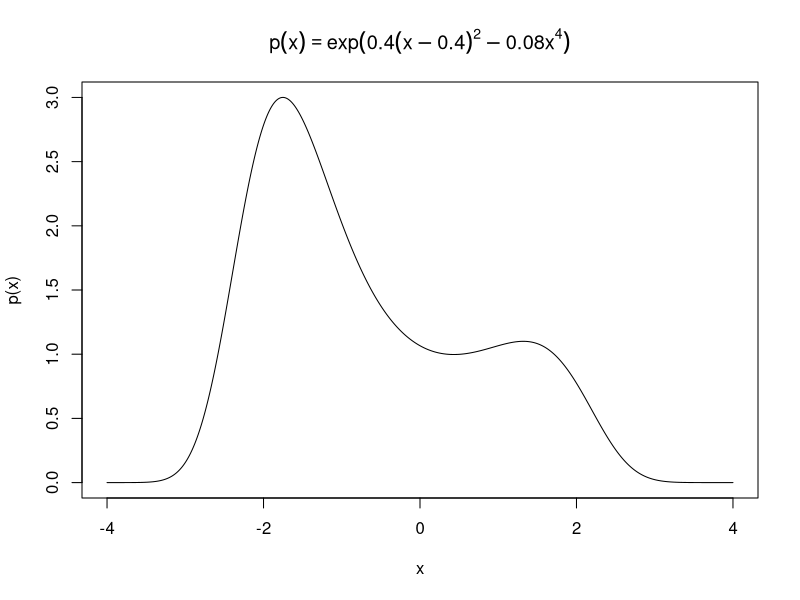
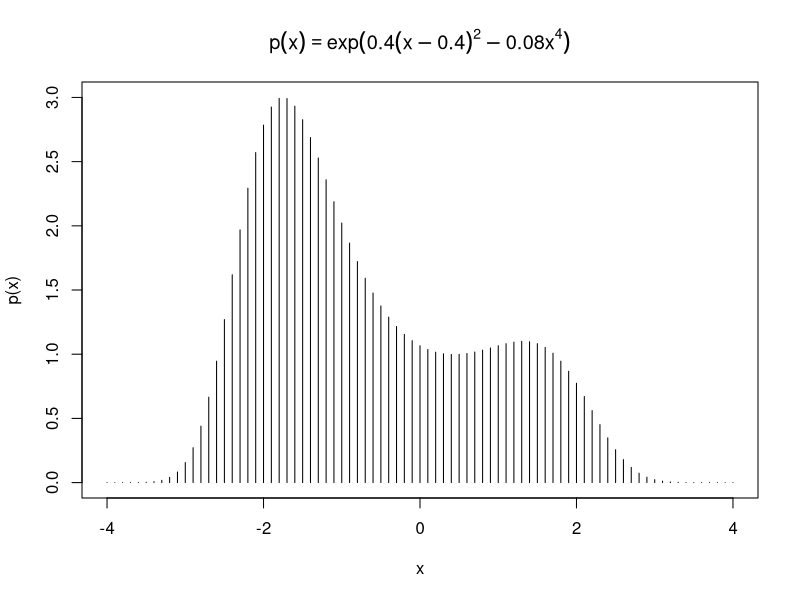
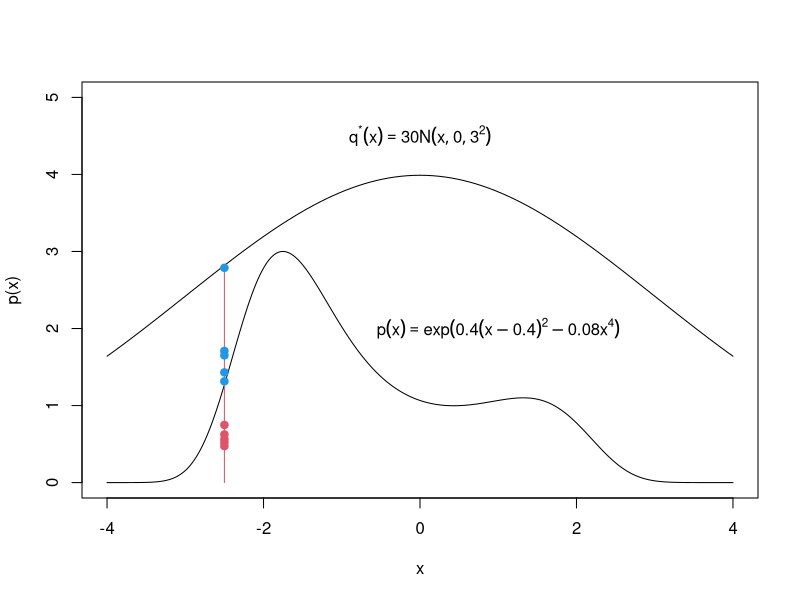
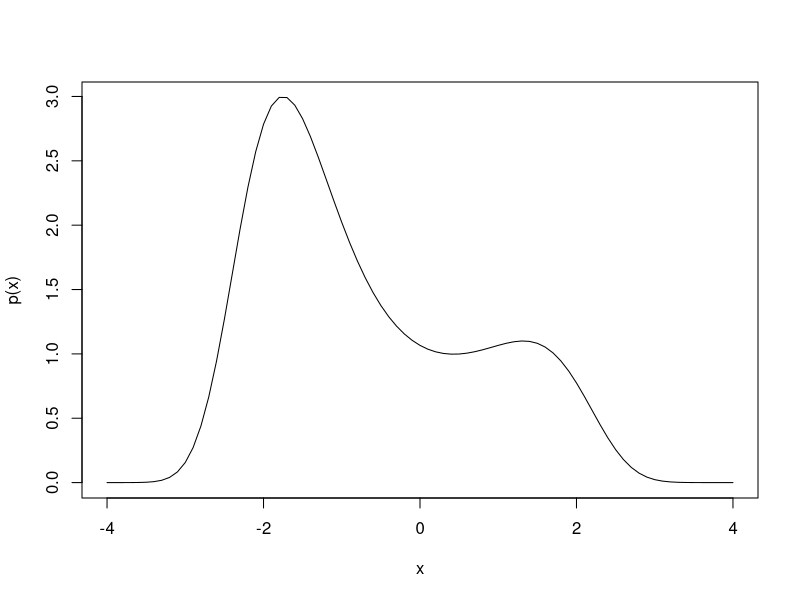
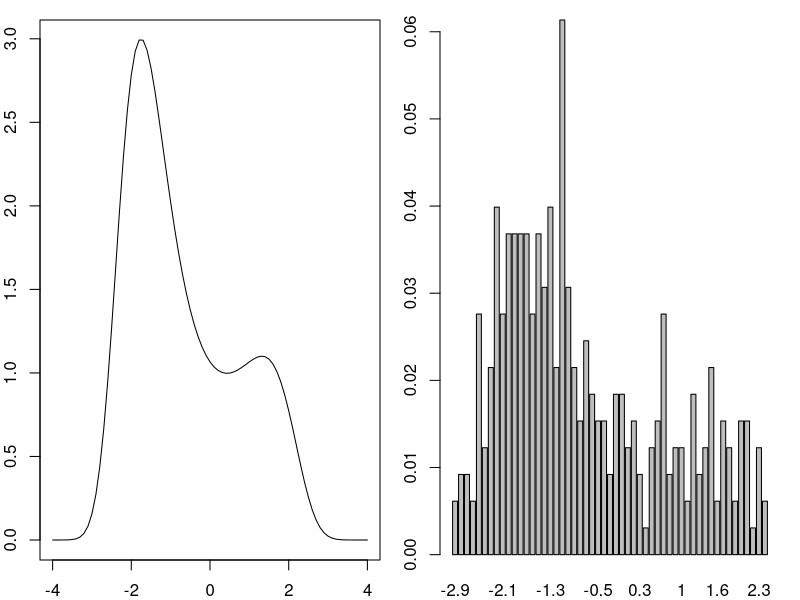
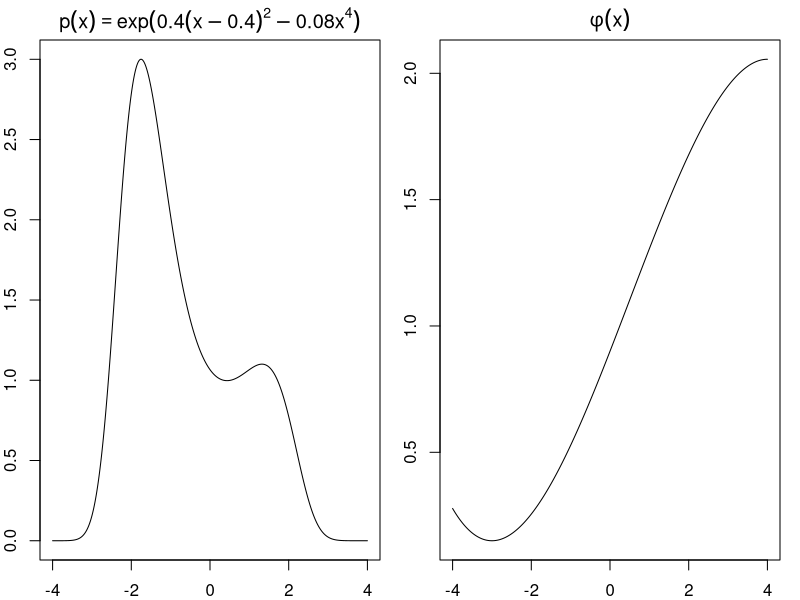
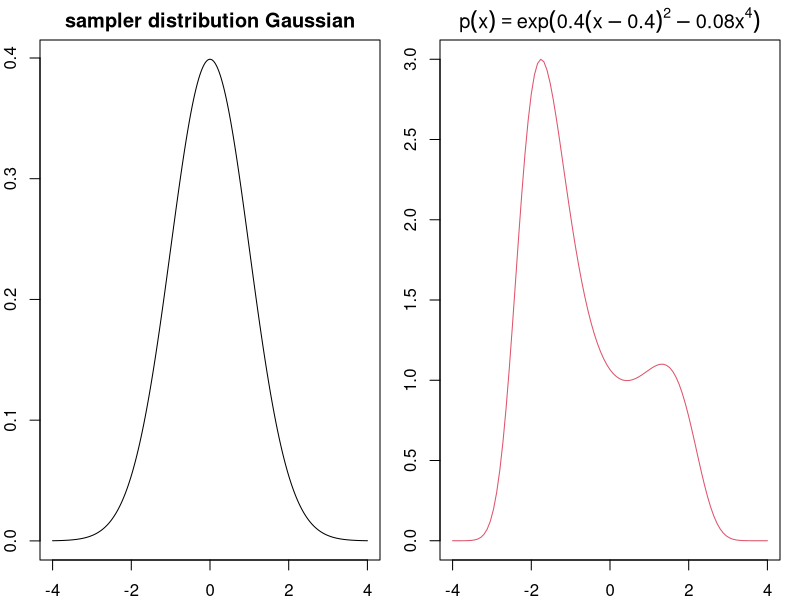
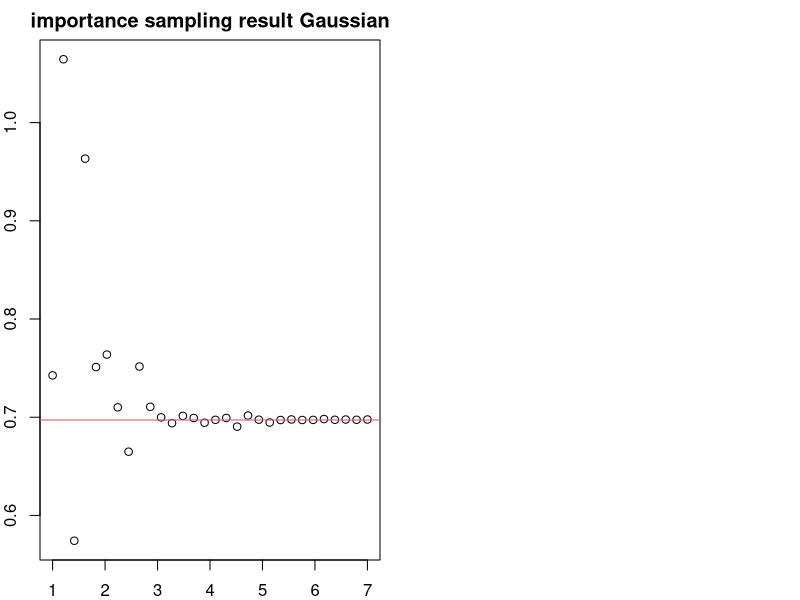

R code for these plots, in order: (Note: this script raises an error after producing the figures.)
#' ---
#' title: "Biostatistical Computing, PHC 6068"
#' subtitle: "Monte Carlo methods"
#' author: Zhiguang Huo (Caleb)
#' date: "Monday Nov 13, 2017"
#' output:
#'   slidy_presentation: default
#'   ioslides_presentation: default
#'   beamer_presentation: null
#' ---
#' 
#' 
#' Bayesian sampling method
#' ===
#' 1. Monte Carlo methods. 
#'     - Direct sampling.
#'     - Rejection sampling.
#'     - Importance sampling.
#'     - Sampling-importance resampling.
#' 2. Markov chain Monte Carlo.
#'     - Metropolis-Hasting.
#'     - Gibbs sampling. (Next lecture)
#' 
#' Notation
#' ===
#' 
#' - Denote $p$, $q$ as unnormalized density function.
#'     - E.g. $p(x) = x(1 - x)$, $x \in (0, 1)$.
#' - Denote $p^*$, $q^*$ as normalized density function.
#'     - E.g. $p^*(x) = \frac{p(x)}{\int_x p(x) dx} = 6x(1 - x)$, $x \in (0, 1)$.
#'     - E.g. $q^*(x) = dnorm(x,0,1) = \frac{1}{\sqrt{2\pi}} \exp(-x^2)$.
#' 
#' 
#' Our targets
#' ===
#' 
#' - <span style="color:red">Target 1</span>, To generate Monte Carlo samples $x_m$ from a given probability distribution $p^*(x)$ or $p(x)$.
#' - <span style="color:red">Target 2</span>, To estimate expectations of functions under this distribution, for example
#' $$\mathbb{E}(g (x) | p^*(x)) = \int g(x) p^*(x) dx,$$
#' 
#' Examples: $\mathbb{E} (x | p^*(x))$ or $\mathbb{V}\mbox{ar} (x | p^*(x))$
#' 
#' A simulation approach
#' ===
#' 
#' Problem: We want to estimate $$\mathbb{E}(g (x) | p^*(x)) = \int g(x) p^*(x) dx,$$
#' Given distribution $p^*(x)$.
#' 
#' Examples: $\mathbb{E} (x | p^*(x))$ or $\mathbb{V}\mbox{ar} (x | p^*(x))$
#' 
#' - To generate samples $x_m$ from a given probability distribution $p^*(x)$.
#'     - sample using R: (e.g. rnorm).
#'     - CDF transformation: sample from UNIF(0,1). Then use inverse CDF transformation.
#'     
#' - To estimate expectations of functions under this emperical distribution
#' $$\mathbb{E}(g (x) | p^*(x))  \approx \frac{1}{M} \sum_{m=1}^M g(x^{(m)})$$
#'     - $M$ is number of Monte Carlo samples.
#'     - Via central limit theorem, this is valid.
#' 
#' 
#' Un-normalized density function problems
#' ===
#' - Unnormalized density function: $p(x) = \exp [ 0.4(x-0.4)^2 - 0.08x^4  ]$
#'     - $x \in (-4, 4)$ 
#' 
## ------------------------------------------------------------------------
p <- function(x, a=.4, b=.08){exp(a*(x-a)^2 - b*x^4)}
x <- seq(-4, 4, 0.01)
plot(x,p(x),type="l",  main = expression(p(x) == exp (0.4(x-0.4)^{2}  - 0.08 * x^{4})))

#' 
#' - Hard to compute the normalization factor $Z$.
#' 
## ------------------------------------------------------------------------
integrate(f = p, lower = -4, upper = 4)

#' - Even if we know $Z$, it is still challenge to draw samples.
#' - Direct solution: partition the distribution into bins and direct sampling.
#' 
#' Direct Sampling
#' ===
#' 
#' - Partition the distribution into bins and direct sampling.
#' 
## ------------------------------------------------------------------------
p <- function(x, a=.4, b=.08){exp(a*(x-a)^2 - b*x^4)}
x2 <- seq(-4, 4, 0.1)
plot(x,p(x),type="n",  main = expression(p(x) == exp (0.4(x-0.4)^{2}  - 0.08 * x^{4})))
segments(x2,0,x2,p(x2))

#' 
#' - Diffculty
#'     - Higher-dimensional: say $N = 5$
#'     - For each dimension, we divide the domain equally into $50$ bins
#'     - There will be $50^{5}$ sampling space, huge!
#' 
#' 
#' 
#' Rejection sampling (Demonstrate Monte Carlo method)
#' ===
#' 
#' - $p^*(x)$ is difficult to directly draw samples, but $p(x)$ is easy to evaluate the function value. 
#' 
#' (e.g. $p(x) = \exp [ 0.4(x-0.4)^2 - 0.08x^4  ]$)
#' 
#' - Sample from a simpler distribution $q^*(x)$.
#' Rejection sampling algorithm:
#' 
#' 1. $x \sim q^*(x)$
#' 2. accept $x$ with prob $p(x)/c q^*(x)$:
#'     - Sample $u \sim \mbox{UNIF}(0,1)$, accept if $p(x)/c q^*(x) > u$.
#' 3. Repeat Step 1 and 2 many times.
#' 
#' 
#' Rejection sampling
#' ===
#' 
## ------------------------------------------------------------------------
p <- function(x, a=.4, b=.08){exp(a*(x-a)^2 - b*x^4)}
x <- seq(-4, 4, 0.01)
qstar <- function(x, C = 30){
  C*dnorm(x,sd = 3) 
}
plot(x,p(x),type="l", ylim = c(0,5))
curve(qstar,add = T)
text(0, 4.5, expression({q^"*"} (x) == 30* N (x , 0, 3^2) ))
text(1, 2, expression(p(x) == exp (0.4(x-0.4)^{2}  - 0.08 * x^{4})))
x0 <- -2.5
segments(x0,0,x0,qstar(x0),col=2)
N <- 10
for(i in 1:N){
  set.seed(i)
  ay <- runif(1,0,qstar(x0))
  acol = ifelse(ay < p(x0),2,4)
  points(x0,ay,col=acol,pch=19)
}

#' 
#' 
#' Rejection sampling
#' ===
#' 
#' Proof:
#' \begin{align*} 
#' p^*(x) &= \frac{p(x)}{Z} \\
#' &= \frac{p(x)}{\int_x p(x) dx} \\
#' &=  \frac{[p(x)/c q^*(x)]q^*(x)}{\int_x [p(x)/c q^*(x)]q^*(x)dx} \\ 
#' \end{align*}
#' 
#' Interpretation of the numerator:
#' 
#' - $q^*(x):$ Sampling from the proposed distribution.
#' - $p(x)/c q^*(x):$ Rejection probability.
#' 
#' Rejection sampling
#' ===
## ------------------------------------------------------------------------
## rejection sampling
p <- function(x, a=.4, b=.08){exp(a*(x-a)^2 - b*x^4)}
x <- seq(-4, 4, 0.1)
plot(x,p(x),type="l")
# uniform proposal on [-4,4]:
qstar <- function(x){rep.int(0.125,length(x))}
# we can find M in this case:
C <- round(max(p(x)/qstar(x))) + 1; C
# number of samples
N <- 1000
# generate proposals and u
x.h <- runif( N, -4, 4 )
u <- runif( N )
acc <- u < p(x.h) / (C * qstar(x.h))
x.acc <- x.h[ acc ]
# how many proposals are accepted
sum( acc ) /N

#' 
#' ---
#' 
## ------------------------------------------------------------------------
# calculate some statistics
c(m=mean(x.acc), s=sd(x.acc))

par(mfrow=c(1,2), mar=c(2,2,1,1))
plot(x,p(x),type="l")
barplot(table(round(x.acc,1))/length(x.acc))

#' 
#' **Discussion:** What does the acceptance rate depend on?
#' 
#' 
#' Importance sampling
#' ===
#' 
#' Importance sampling is not a method for generating samples from $p(x)$ (target 1),
#' it is just a method for estimating the expectation of a function $g(x)$ (target 2).
#' 
#' - Sampling from $p^*(x)$ is hard.
#' - Want to calculate expectation of $\phi(x)$ under $p^*(x)$.
#' - Suppose we can sample from a simpler proposal distribution $q^*$ instead.
#' - If $q^*$ dominates $p^*$ (i.e., $q^*(x)>0$ whenever $p^*(x)>0$), we can sample from $q^*$ and reweight: $w(x) = \frac{q^*(x)}{p^*(x)}$
#' 
#' ![](../figure/importanceSamplingAlgorithm.png)
#' 
#' 
#' Importance sampling, algorithm
#' ===
#' - Underlying distribution: $p(x)$ or $p^*(x) = \frac{p(x)}{Z}$.
#' - Proposed distribution (Sampler): $q^*(x)$.
#' - Function of interest $\phi (x)$.
#' 
#' \begin{align*} 
#' \mathbb{E} (\phi (x) | p^* )  &= \int \phi (x) p^*(x) dx\\ 
#' &= \frac{\int \phi (x) p^*(x) dx}{\int p^*(x) dx}\\ 
#' &=  \frac{\int [\phi (x) p(x)/Z] dx}{\int [p(x)/Z] dx}\\ 
#' &=  \frac{\int [\phi (x) p(x)/q^*(x)] q^*(x) dx}{\int [p(x)/q^*(x)]  q^*(x) dx},
#' \end{align*}
#' 
#' - This can be estimated using M draws $x_1, \ldots, x_M$ from $q^*(x)$ by the following expression.
#' 
#' $$\hat{\mathbb{E}} (\phi (x) | p^* ) = \frac{\frac{1}{M} [\phi (x_m) p(x_m)/q^*(x_m)] }{ \frac{1}{M} [p(x_m)/q^*(x_m)]}$$
#' 
#' 
#' $w(x_m) =\frac{p(x_m)}{q^*(x_m)}$
#' 
#' $$\hat{\mathbb{E}} (\phi (x) | p^* )  = \frac{ \sum_{m=1}^M \phi(x_m) w(x_m)}{ \sum_{m=1}^M w(x_m)}
#' $$
#' 
#' - Importance ratio: $\frac{w(x_m)}{ \sum_{m=1}^M w(x_m)}$
#' 
#' 
#' Importance sampling, examples
#' ===
#' 
#' - Problem setting:
#' 
## ------------------------------------------------------------------------
par(mfrow=c(1,2), mar=c(2,2,2,1))

p <- function(x, a=.4, b=.08){exp(a*(x-a)^2 - b*x^4)}
x <- seq(-4, 4, 0.01)
plot(x,p(x),type="l",  main = expression(p(x) == exp (0.4(x-0.4)^{2}  - 0.08 * x^{4})))

phi <- function(x){ (- 1/3*x^3 + 1/2*x^2 + 12*x - 12) / 30 + 1.3}
x <- seq(-4, 4, 0.01)
plot(x,phi(x),type="l",main= expression(phi(x)))

#' 
#' - $p(x) = \exp [0.4 (x - 0.4) ^ 2 - 0.08 x^4]$
#' - $\phi (x) = (- 1/3x^3 + 1/2x^2 + 12x - 12) / 30 + 1.3$ = right panel.
#' 
#' Underlying solution
#' ===
#' 
#' \begin{align*} 
#' \mathbb{E} (\phi (x) | p^* )  &= \int \phi (x) p^*(x) dx\\ 
#' &= \frac{\int \phi (x) p^*(x) dx}{\int p^*(x) dx}\\ 
#' &=  \frac{\int [\phi (x) p(x)/Z] dx}{\int [p(x)/Z] dx}\\ 
#' &=  \frac{\int [\phi (x) p(x)] dx}{\int [p(x)] dx}\\ 
#' \end{align*}
#' 
#' 
## ------------------------------------------------------------------------
ep <- function(x) p(x)*phi(x)
truthE <- integrate(f = ep, lower = -4, upper = 4)$value/integrate(f = p, lower = -4, upper = 4)$value
truthE

#' 
#' Importance sampling, examples (2)
#' ===
#' 
## ------------------------------------------------------------------------
q.r <- rnorm
q.d <- dnorm

par(mfrow=c(1,2))
plot(x,q.d(x),type="l",main='sampler distribution Gaussian')
curve(p, from = -4,to = 4 ,col=2 ,  main = expression(p(x) == exp (0.4(x-0.4)^{2}  - 0.08 * x^{4})))

M <- 1000
x.m <- q.r(M)
ww <- p(x.m) / q.d(x.m)
qq <- ww / sum(ww)
x.g <- phi(x.m)
sum(x.g * qq)/sum(qq)

#' 
#' Number of samples for importance sampling
#' ===
#' 
## ---- cache=T------------------------------------------------------------
M <- 10^seq(1,7,length.out = 30)

result.g <- numeric(length(M))
for(i in 1:length(M)){
  aM <- M[i]
  x.m <- q.r(aM)
  ww <- p(x.m) / q.d(x.m)
  
  qq.g <- ww / sum(ww)
  x.g <- phi(x.m)
  
  result.g[i] <- sum(x.g * qq.g)/sum(qq.g)
}

plot(log10(M),result.g,main='importance sampling result Gaussian')
abline(h = truthE, col = 2)

#' 
#' Sampling from a narrow Gaussian distribution
#' ===
#' 
## ------------------------------------------------------------------------
q.r_narrow <- function(x){rnorm(x,0,1/2)}
q.d_narrow <- function(x){dnorm(x,0,1/2)}

par(mfrow=c(1,2))
plot(x,q.d_narrow(x),type="l",main='sampler narrow distribution Gaussian')
curve(p, from = -4,to = 4 ,col=2 ,  main = expression(p(x) == exp (0.4(x-0.4)^{2}  - 0.08 * x^{4})))

#' 
#' 
#' Number of samples for importance sampling (narrow Gaussian distribution)
#' ===
#' 
#' 
## ---- cache=T------------------------------------------------------------
M <- 10^seq(1,7,length.out = 30)

result.narrow <- numeric(length(M))
for(i in 1:length(M)){
  aM <- M[i]
  x.m <- q.r_narrow(aM)
  ww <- p(x.m) / q.d_narrow(x.m)
  
  qq.c <- ww / sum(ww)
  x.c <- phi(x.m)
  
  result.narrow[i] <- sum(x.c * qq.c)/sum(qq.c)
}
plot(log(M,10),result.narrow)
abline(h = truthE, col = 2)

#' 
#' Importance sampling remark
#' ===
#' 
#' - Want to estimate the $\mathbb{E} (\phi (x) | p^* )$.
#' - If the proposal density $q^*(x)$ is small in a region where $|\phi(x) p^*(x)|$ is large,
#' it is quite possible that after many points $x_m$ have been generated, none of them fell in that region.
#' This leads to a wrong estimate of $\mathbb{E} (\phi (x) | p^* )$.
#' - Importance sampler should have heavy tails.
#' - If $q^* (x)$ can be chosen such that $\frac{\phi p}{q^*}$ is roughly constant,
#' then fairly precise estimates of the integral can be obtained.
#' - Importance sampling is not a useful method if the importance ratios vary substantially. The worst possible scenario occurs when the importance ratios are small with high probability but with a low probability are huge.
#' 
#' 
#' Importance resampling (SIR)
#' ===
#' 
#' - SIR: sampling-importance resampling.
#' - This is an alternative when rejection sampling constant $c$ is not immediately available.
#' - Algorithm (BDA3, reference)
#'     - Draw samples $x_1, \ldots, x_M \sim q^*(x)$.
#'     - Calculated importance weights $w_m = p(x_i)/q^*(x_i)$.
#'     - Normalize the weights  as $W_m = \frac{w_m}{\sum_m w_m}$ (importance ratio).
#'     - Resample ($K$ out of $M$) from $\{ x_1, \ldots, x_M \}$ where $y_k, 1\le k \le K$ is drawn with probability $W_m$. (without replacement)
#' 
#' Remark:
#' 
#' - also see other people Resample ($M$ out of $M$) with replacement.
#' 
#' 
#' Implement importance resampling (SIR)
#' ===
## ------------------------------------------------------------------------
p <- function(x, a=.4, b=.08){exp(a*(x-a)^2 - b*x^4)}
x <- seq(-4, 4, 0.01)
plot(x,p(x),type="l")

qstar <- function(x){rep.int(0.125,length(x))}
N <- 10000
S <- 1000
x.qstar <- runif( N, -4, 4 )
ww <- p(x.qstar) / qstar(x.qstar)
qq <- ww / sum(ww)
x.acc <-sample(x.qstar, size = S, prob=qq, replace=F)
par(mfrow=c(1,2), mar=c(2,2,1,1))
plot(x,p(x),type="l")
barplot(table(round(x.acc,1))/length(x.acc))

#' 
#' 
#' Summarize
#' ===
#' - Direct sampling. (target 1)
#' - Rejection sampling. (target 1)
#' - Importance sampling. (target 2)
#' - Sampling-importance resampling. (target 1)
#' 
#' 
#' 
#' limitation of Monte Carlo method
#' ===
#' - Direct sampling
#'     - Often hard to compute the normalization factor $Z$.
#'     - Hard to get rare events, especially in higher dimensional spaces.
#' - Rejection sampling, importance sampling.
#'     - Do not work well if the proposed distribution $q^*(x)$ is very different from $p(x)$.
#'     - Constructing a $q^*(x)$ similar to $p(x)$ can be difficult.
#'         -  Making a good proposal usually requires knowledge of the analytic form of $p(x)$ - but if we had that, we wouldn't even need to sample!
#' - Solution: instead of a fixed proposed distribution $q^*(x)$, we can use an adaptive proposal.   
#'         
#' 
#' 
#' Motivation of Metropolis-Hastings
#' ===
#' 
#' - Drawbacks of rejection sampling and SIR are that it is difficult to propose an efficient distribution $q^*(x)$
#' - For rejection sampling, it is also difficult to find $M$.
#' - A smart idea is let the proposed distribution depends on the last accepted value.
#' - Instead of fixed $q(x')$, we use $q(x'|x)$ where $x'$ is the new state being sampled and $x$ is the previous sample.
#' - As $x$ changes, $q(x'|x)$ can also change (as a function of $x'$.)
#' 
#' ![compare importance sampling and Metropolis-Hastings](../figure/compareMHandDS.png)
#' 
#' 
#' 
#' Monte Carlo vs Markov Chain Monte Carlo
#' ===
#' 
#' - Monte Carlo methods: simulation/sampling methods.
#'     - Simulation
#'     - Rejection sampling
#'     - SIR
#' - Markov Chain Monte Carlo: A type of Monte Carlo method -- **next step samples depend on previous samples**.
#'     - Metropolis-Hastings
#'     - Gibbs Sampling
#' 
#' 
#' Introduce MH algorithm
#' ===
#' 
#' - ![compare importance sampling and Metropolis-Hastings](../figure/compareMHandDS.png)
#' 
#' - Draw a sample $x'$ from $q(x'|x)$, where $x$ is the previous sample.
#' - The new sample $x'$ is accepted or rejected with some probability $A(x'|x)$.
#' $$A(x'|x) = \min \bigg(1, \frac{p(x')q(x|x')}{p(x)q(x'|x)} \bigg)$$ 
#' - $A(x'|x) = \min \bigg(1, \frac{p(x')}{q(x'|x)}/\frac{p(x)}{q(x|x')}  \bigg)$ is a ratio of importance sampling weights.
#' 
#' 
#' MH algorithm
#' ===
#' 
#' - Initialize our parameters $x^0$.
#' - Given an accepted value $x^{t-1}$
#'     1. Draw $x \sim q(\cdot|x^{t-1})$.
#'     2. Accept $x$ with probability $A(x|x^{t-1}) = \min \bigg(1, \frac{p(x)q(x^{t-1}|x)}{p(x^{t-1})q(x|x^{t-1})} \bigg)$, 
#' and if accepted, set $x^t = x$.
#'         - Draw $u \sim UNIF(0,1)$.
#'         - If $u < A(x|x^{t-1})$, accept.
#'     3. If we didn't accept $x$, set $x^t = x^{t - 1}$
#' - We repeat $T$ times ($t = 1, \ldots, T$).
#' 
#' 
#' Implementation of MH algorithm
#' ===
#' 
#' - target distribution: $p(x) = \exp [ 0.4(x-0.4)^2 - 0.08x^4  ]$
#' - sampling distribution: $q(x) = dnorm(x,x',1)$
#' 
## ------------------------------------------------------------------------
p <- function(x, a=.4, b=.08){exp(a*(x-a)^2 - b*x^4)}
x <- seq(-4, 4, 0.1)
plot(x,p(x),type="l")

N <- 10000
x.acc5 <- rep.int(NA, N)
u <- runif(N)
acc.count <- 0
std <- 1 ## Spread of proposal distribution
xc <- 0; ## Starting value
for (ii in 1:N){
  xp <- rnorm(1, mean=xc, sd=std) ## proposal
  alpha <- min(1, (p(xp)/p(xc)) *
                 (dnorm(xc, mean=xp,sd=std)/dnorm(xp, mean=xc,sd=std)))
  x.acc5[ii] <- xc <- ifelse(u[ii] < alpha, xp, xc)
  ## find number of acccepted proposals:
  acc.count <- acc.count + (u[ii] < alpha)
}
## Fraction of accepted *new* proposals
acc.count/N

par(mfrow=c(1,2), mar=c(2,2,1,1))
plot(x,p(x),type="l")
barplot(table(round(x.acc5,1))/length(x.acc5))

#' 
#' Check samples from MH
#' ===
#' 
## ------------------------------------------------------------------------
plot(x.acc5,type="l")

#' 
#' Good convergence.
#' 
#' Check samples from MH
#' ===
#' 
#' - burnin period: disgard intial samples since they may not be in the stationary distribution
#'     - initial x = 8?
#' 
#' - play with variance? (doesn't converge)
#'     - sd = 0.1
#'     - sd = 0.01
#' 
#' - How many samples (empirically):
#'     - total 10,000 samples.
#'     - 500 burnin samples.
#' 
#' Why MH converge? (optional)
#' ===
#' 
#' - In MH we draw sample $x'$ according to $q(x'|x)$, then we accept/reject according to $A(x'|x)$.
#' - The transition kernel is $T(x'|x) = q(x'|x) A(x'|x)$.
#' - $A(x'|x) = \min \bigg(1, \frac{p(x')q(x|x')}{p(x)q(x'|x)} \bigg)$
#' - If $A(x'|x) \le 1$, then $\frac{p(x')q(x|x')}{p(x)q(x'|x)} \le 1$, $\frac{p(x)q(x'|x)}{p(x')q(x|x')} \ge 1$, $A(x|x') = 1$.
#' - Proof:
#' $$ A(x'|x) = \frac{p(x')q(x|x')}{p(x)q(x'|x)}$$
#' $$ p(x)q(x'|x) A(x'|x) = p(x')q(x|x') $$
#' $$ p(x)q(x'|x) A(x'|x) = p(x')q(x|x') A(x|x')$$
#' $$ p(x)T(x'|x)  = p(x')T(x|x') $$
#' The last line is called detailed balance condition.
#' 
#' $$ \int_{x'} p(x)T(x'|x) dx' = \int_{x'} p(x')T(x|x') dx'$$
#' $$ p(x) = \int_{x'} p(x')T(x|x') dx'$$
#' 
#' Since p(x) is the true distribution.
#' MH algorithm will eventually converges to the true distribution.
#' 
#' 
#' Special cases for MH
#' ===
#' 
#' - Metropolis algorithm: 
#'     - The proposed distribution is symmetrical, e.g. $q(x'|x) = q(x|x')$ for all pairs (x,x'). In this case the acceptance probability is $A(x'|x) = \min (1, \frac{p(x')}{p(x)})$
#' 
#' - Random-walk Metropolis: 
#'     - A popular choice for proposal in a Metropolis algorithm is $q(x'|x) = g(x-x')$ where g is symmetric. 
#' 
#' - Independence sampler:
#'     - The proposed distribution $q(x'|x) = q(x')$ doesn't depend on $x$. The acceptance probability becomes $A(x'|x) = \min(1,  \frac{p(x')}{p(x)} \frac{q(x)}{q(x')})$. This works well when $q$ is a good approximation to $p$.
#'     
#' - Gibbs sampling:
#'     - $q(x'|x)$ is the conditional probability given all other variables.  $A(x'|x) = 1$.
#' 
#' Always remember for MCMC
#' ===
#' 
#' - Burn-in period.
#' - Monitor convergence.
#' 
#' 
#' References
#' ===
#' 
#' - [Bayesian Data analysis](https://www.math.muni.cz/~kolacek/docs/bayesian_data_analysis.pdf) Chapter 10-12
#' 
## ------------------------------------------------------------------------
knitr::purl("MC.rmd", output = "MC.R ", documentation = 2)

